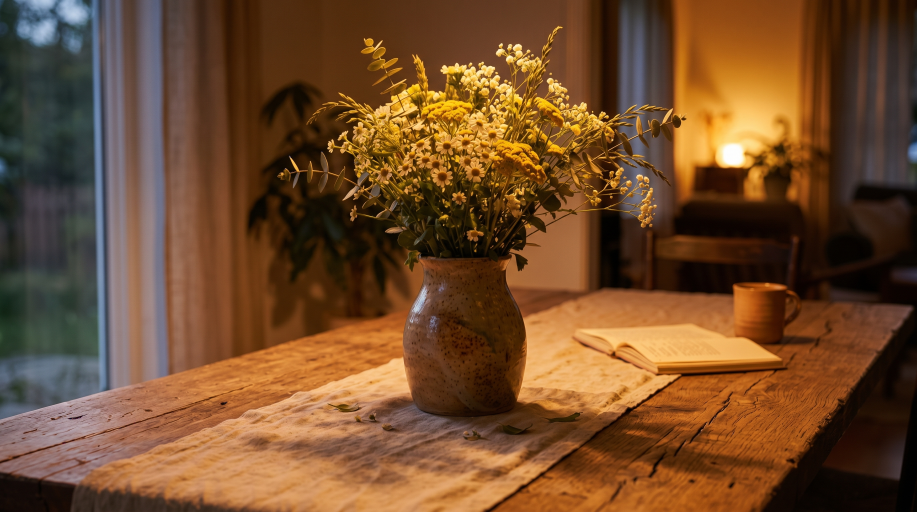
#> input picture lab1/data/frame1.jpg, 2750 x 1536 px (shown at 1/3 size); the run also reads 1 picture not shown here
$ jupyter execute --allow-errors main.ipynb
#> lines starting #> are read from the running program, lines starting #| are printed output that depends on the picture; after the words box and inside, x2 and y2 are one past the last pixel; in counts of white or black regions, pixels touching at a corner belong together
[cell 1]
import os
import cv2
import numpy as np
import pandas as pd
import matplotlib.pyplot as plt
from PIL import Image, ExifTags

img = cv2.imread('../data/image.jpg')

#> (the rest of this cell did not finish here and is left out)

[cell 2]
frame1_bgr = cv2.imread('../data/frame1.jpg')
#> frame1_bgr is the input picture: shape (1536, 2750, 3); mean B, G, R 43.7, 75.5, 113.5
frame2_bgr = cv2.imread('../data/frame2.jpg')
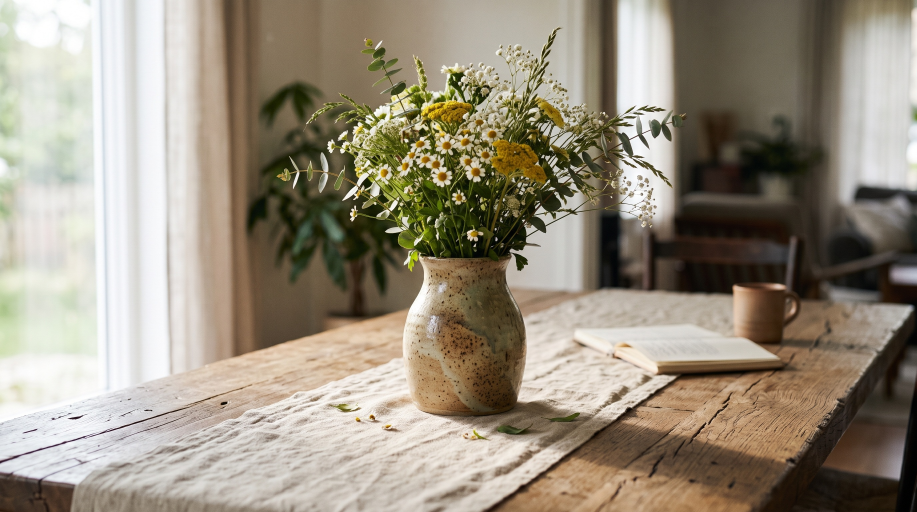
#> input picture lab1/data/frame2.jpg, 2750 x 1536 px (shown at 1/3 size)
#> frame2_bgr is the input picture: shape (1536, 2750, 3); mean B, G, R 126.5, 143.1, 152.6

gt_mask1 = (cv2.imread('../data/mask1.png', cv2.IMREAD_GRAYSCALE) > 127).astype(np.uint8)
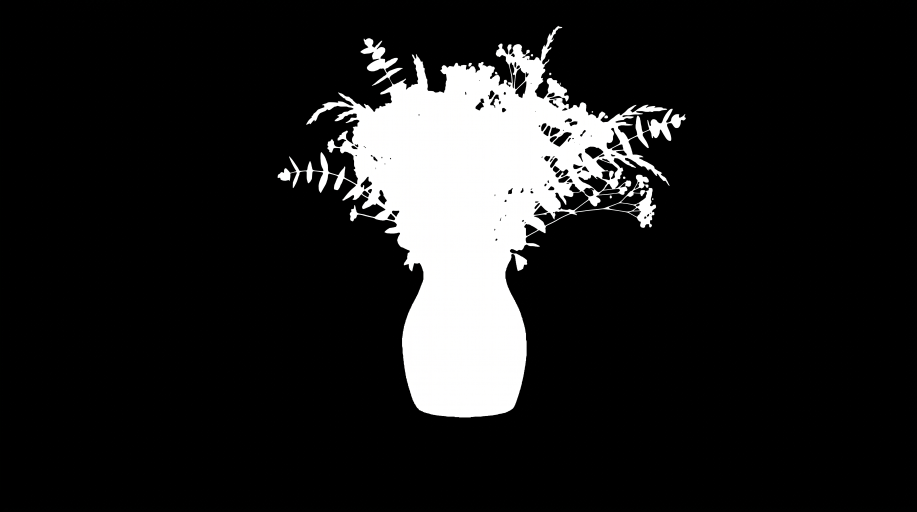
#> input picture lab1/data/mask1.png, 2750 x 1536 px (shown at 1/3 size)
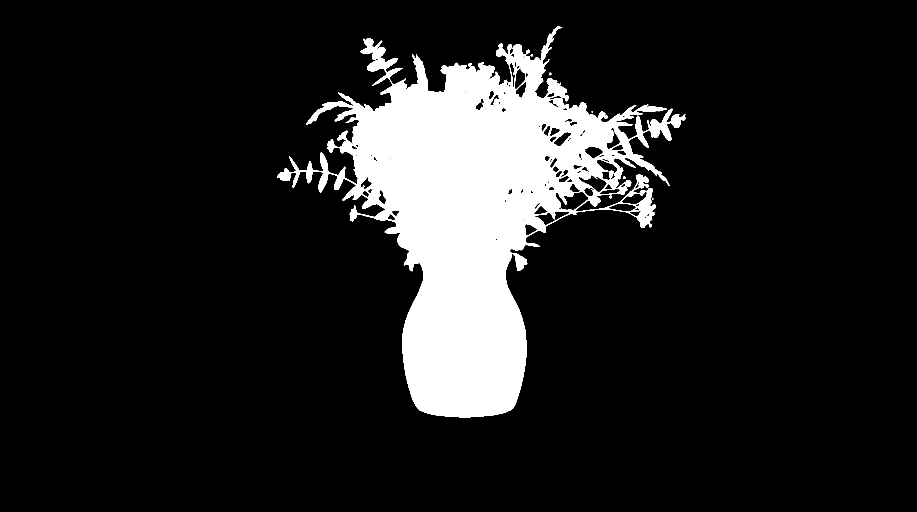
#> gt_mask1: shape (1536, 2750) (shown at 1/3 size); values 0 (black) and 1 (white), 12.3% white; 10 white regions (2 under 20 px), largest, box (x1, y1, x2, y2) and area: (833, 78, 2058, 1252) 519488, (1405, 189, 1416, 199) 79, (1813, 346, 1824, 355) 78
gt_mask2 = (cv2.imread('../data/mask2.png', cv2.IMREAD_GRAYSCALE) > 127).astype(np.uint8)

def compute_metrics(pred_mask, gt_mask):
    pred = (pred_mask > 0).astype(np.uint8)
    gt = (gt_mask > 0).astype(np.uint8)

    accuracy = np.mean(pred == gt)

    intersection = np.logical_and(pred, gt).sum()
    union = np.logical_or(pred, gt).sum()
    iou = intersection / union if union > 0 else 0.0
    return accuracy, iou

frame1_rgb = cv2.cvtColor(frame1_bgr, cv2.COLOR_BGR2RGB)
frame2_rgb = cv2.cvtColor(frame2_bgr, cv2.COLOR_BGR2RGB)

rgb_low = np.array([150, 20, 20], dtype=np.uint8)
rgb_high = np.array([255, 100, 100], dtype=np.uint8)

mask1_rgb = cv2.inRange(frame1_rgb, rgb_low, rgb_high)
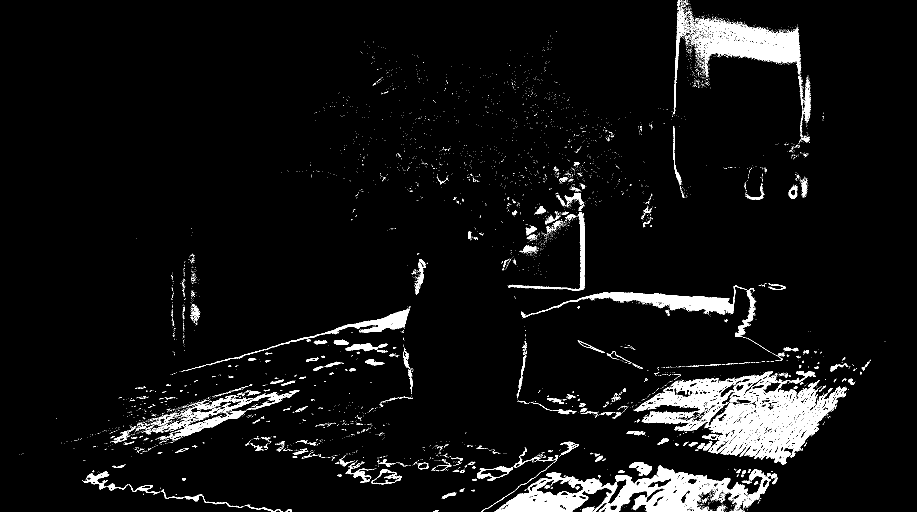
#> mask1_rgb: shape (1536, 2750) (shown at 1/3 size); 5.1% white; 6369 white regions (6018 under 20 px), largest, box (x1, y1, x2, y2) and area: (1921, 1114, 2540, 1393) 59661, (1483, 1396, 2312, 1536) 44273, (2069, 57, 2404, 224) 19400
mask2_rgb = cv2.inRange(frame2_rgb, rgb_low, rgb_high)
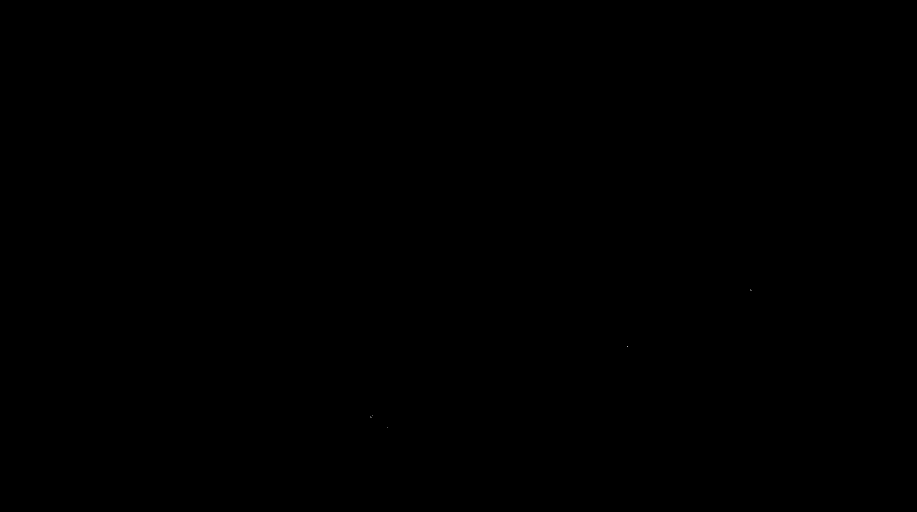
#> mask2_rgb: shape (1536, 2750) (shown at 1/3 size); 0% white in thin lines or dots, all inside (x1, y1, x2, y2) = (1112, 869, 2255, 1282)

acc1_rgb, iou1_rgb = compute_metrics(mask1_rgb, gt_mask1)
#> in compute_metrics, `accuracy = np.mean(pred == gt)`: accuracy = 0.828
#> in compute_metrics, `intersection = np.logical_and(pred, gt).sum()`: intersection = 5163
#> in compute_metrics, `union = np.logical_or(pred, gt).sum()`: union = 730929
#> in compute_metrics, `iou = intersection / union if union > 0 else 0.0`: iou = 0.00706
#> acc1_rgb = 0.828; iou1_rgb = 0.00706
acc2_rgb, iou2_rgb = compute_metrics(mask2_rgb, gt_mask2)
#> acc2_rgb = 0.877; iou2_rgb = 0

frame1_hsv = cv2.cvtColor(frame1_bgr, cv2.COLOR_BGR2HSV)
#> frame1_hsv: shape (1536, 2750, 3); mean H, S, V 27, 167.5, 115.6
frame2_hsv = cv2.cvtColor(frame2_bgr, cv2.COLOR_BGR2HSV)
#> frame2_hsv: shape (1536, 2750, 3); mean H, S, V 29, 66.6, 153.7

hsv_low = np.array([100, 80, 50], dtype=np.uint8)
hsv_high = np.array([130, 255, 255], dtype=np.uint8)

mask1_hsv = cv2.inRange(frame1_hsv, hsv_low, hsv_high)
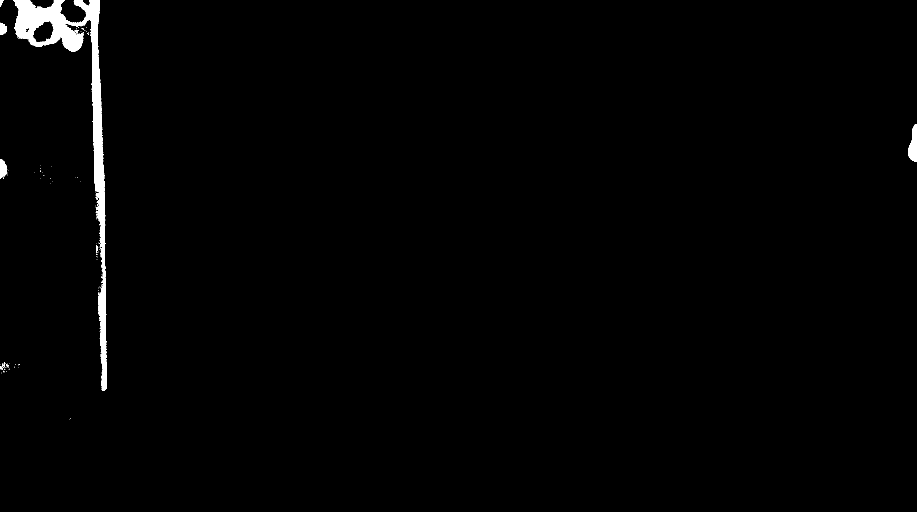
#> mask1_hsv: shape (1536, 2750) (shown at 1/3 size); 1.1% white; 150 white regions (140 under 20 px), largest, box (x1, y1, x2, y2) and area: (40, 0, 321, 1172) 41262, (2725, 373, 2750, 485) 1887, (0, 477, 22, 536) 883
mask2_hsv = cv2.inRange(frame2_hsv, hsv_low, hsv_high)
#> mask2_hsv: shape (1536, 2750); every value is 0

acc1_hsv, iou1_hsv = compute_metrics(mask1_hsv, gt_mask1)
#> acc1_hsv = 0.866; iou1_hsv = 0
acc2_hsv, iou2_hsv = compute_metrics(mask2_hsv, gt_mask2)
#> acc2_hsv = 0.877; iou2_hsv = 0

summary_df = pd.DataFrame([
    {'Space': 'RGB', 'Frame 1 (Acc)': f"{acc1_rgb:.4f}", 'Frame 1 (IoU)': f"{iou1_rgb:.4f}", 'Frame 2 (Acc)': f"{acc2_rgb:.4f}", 'Frame 2 (IoU)': f"{iou2_rgb:.4f}"},
    {'Space': 'HSV', 'Frame 1 (Acc)': f"{acc1_hsv:.4f}", 'Frame 1 (IoU)': f"{iou1_hsv:.4f}", 'Frame 2 (Acc)': f"{acc2_hsv:.4f}", 'Frame 2 (IoU)': f"{iou2_hsv:.4f}"}
])
#> summary_df = table of 2 rows and 5 columns
print(summary_df.to_string(index=False))
#| Space Frame 1 (Acc) Frame 1 (IoU) Frame 2 (Acc) Frame 2 (IoU)
#|   RGB        0.8282        0.0071        0.8769        0.0000
#|   HSV        0.8662        0.0000        0.8769        0.0000
